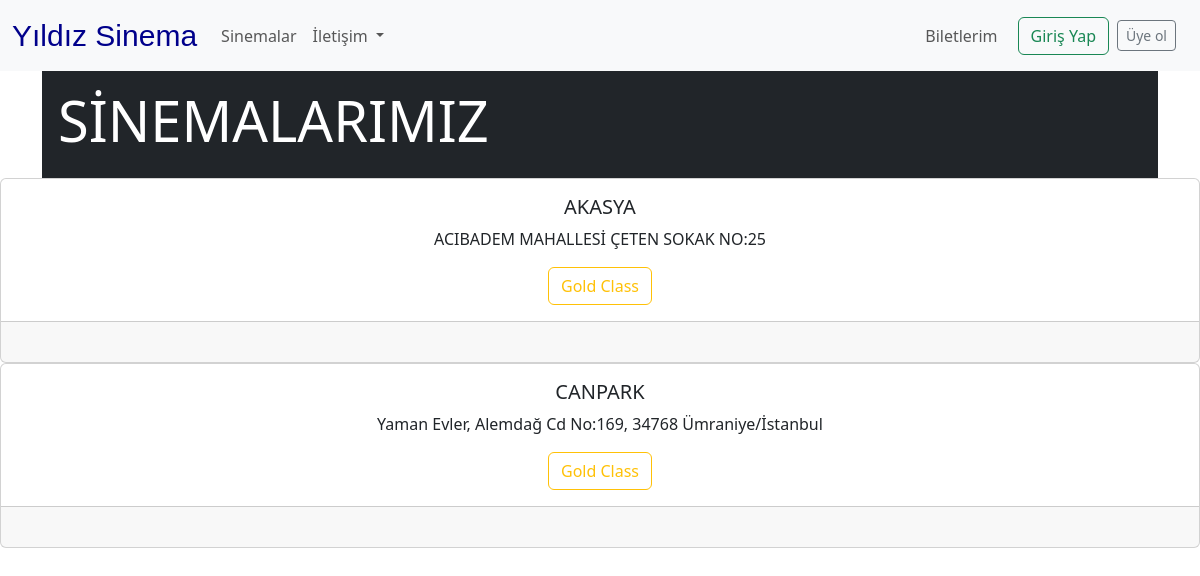
The app's page /sinemalar/ with its own data.
### movie_app/models.py (models this page shows, shortened)
class SinemaEkle(models.Model):
    id = models.PositiveIntegerField(primary_key=True)
    title = models.CharField(max_length=100)
    address = models.CharField(max_length=300)
    gold_class = models.BooleanField(default=True)
    filmler = models.ManyToManyField(FilmEkle, related_name='sinemalar')
    class Meta:
        ordering = ['title']

### movie_app/views.py (the view)
# urls.py: path('sinemalar/', views.sinemalar, name="sinemalar"),
def sinemalar(request):
    sinemalar = SinemaEkle.objects.all()
    context = {'sinemalar': sinemalar}
    return render(request, 'movie_app/sinemalar.html', context)

### templates/movie_app/sinemalar.html (shortened to what this page needs)
{% extends "movie_app/base.html" %}
{% block content %}
<div class="jumbotron jumbotron-fluid">
    <div class="container">
      <div class="text-bg-dark p-3">
      <h1 class="display-4">SİNEMALARIMIZ</h1>
      </div>
    </div>
  </div>
  {% for sinema in sinemalar %}
  <div class="card text-center">
    <div class="card-body">
      <h5 class="card-title">{{sinema.title}}</h5>
      <p class="card-text">{{sinema.address}}</p>
      {% if sinema.gold_class %}
      <button type="button" class="btn btn-outline-warning">Gold Class</button>
      {% endif %}
    </div>
    <div class="card-footer text-body-secondary">
    </div>
  </div>
  {% endfor %}
{% endblock content %}

### records on screen
SinemaEkle: title "AKASYA", address "ACIBADEM MAHALLESİ ÇETEN SOKAK NO:25", gold_class "Gold Class"
SinemaEkle: title "CANPARK", address "Yaman Evler, Alemdağ Cd No:169, 34768 Ümraniye/İstanbul", gold_class "Gold Class"
